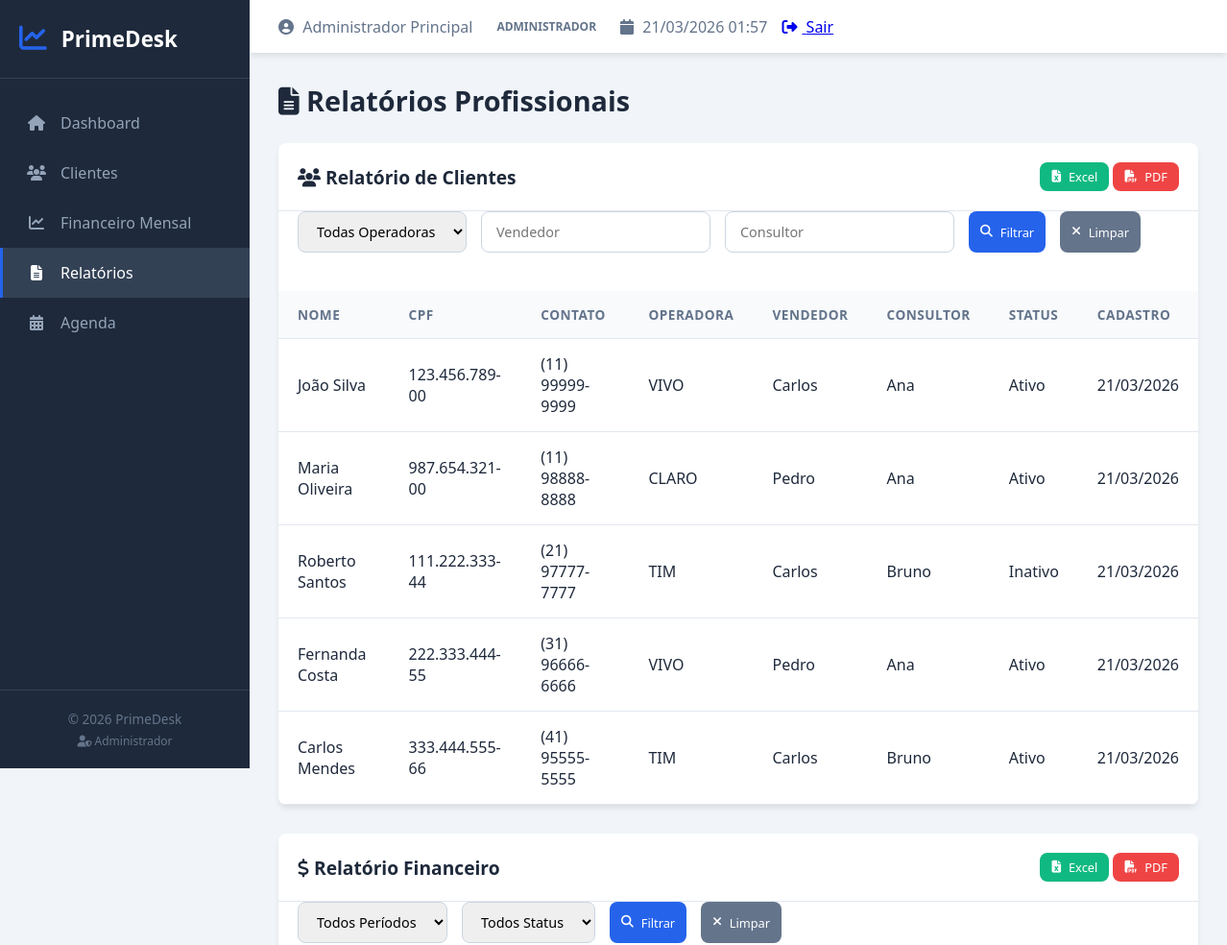
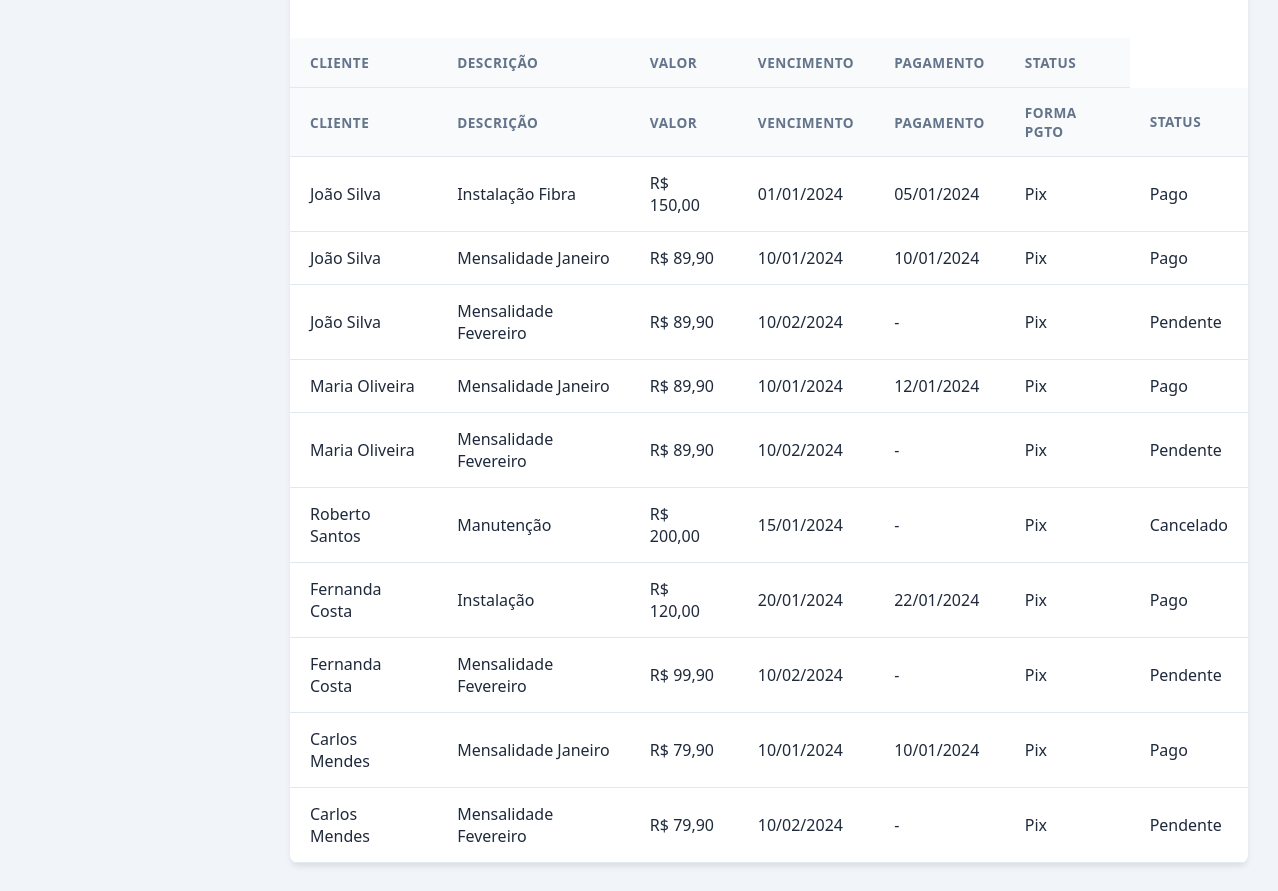
The app's page /index.php?page=relatorios (signed in) with its own data (2 pictures, top to bottom).
### tables this page shows
CREATE TABLE IF NOT EXISTS clientes (
    id INT AUTO_INCREMENT PRIMARY KEY,
    nome VARCHAR(255) NOT NULL,
    cpf VARCHAR(14),
    contato VARCHAR(20),
    email VARCHAR(255),
    nome_mae VARCHAR(255),
    operadora ENUM('TIM', 'VIVO', 'CLARO', 'OUTROS') DEFAULT 'OUTROS',
    senha VARCHAR(255),
    vendedor VARCHAR(100),
    consultor VARCHAR(100),
    observacoes TEXT,
    status ENUM('Ativo', 'Inativo') DEFAULT 'Ativo',
    data_cadastro TIMESTAMP DEFAULT CURRENT_TIMESTAMP
);

CREATE TABLE IF NOT EXISTS financeiro (
    id INT AUTO_INCREMENT PRIMARY KEY,
    cliente_id INT NOT NULL,
    descricao VARCHAR(255) NOT NULL,
    valor DECIMAL(10, 2) NOT NULL,
    data_vencimento DATE NOT NULL,
    data_pagamento DATE DEFAULT NULL,
    status ENUM('Pago', 'Pendente', 'Cancelado') DEFAULT 'Pendente',
    data_criacao TIMESTAMP DEFAULT CURRENT_TIMESTAMP,
    FOREIGN KEY (cliente_id) REFERENCES clientes(id) ON DELETE CASCADE
);

### pages/relatorios.php (the view, shortened to what this page needs)
<?php
$database = new Database();
$conn = $database->getConnection();
$filtroVendedor = isset($_GET['vendedor']) ? $_GET['vendedor'] : '';
$filtroConsultor = isset($_GET['consultor']) ? $_GET['consultor'] : '';
$filtroPeriodo = isset($_GET['periodo']) ? $_GET['periodo'] : 'todos';
$queryClientes = "SELECT * FROM clientes WHERE 1=1";
$paramsClientes = [];
$stmt = $conn->prepare($queryClientes);
$stmt->execute($paramsClientes);
$clientesRelatorio = $stmt->fetchAll();
$queryFin = "SELECT f.*, c.nome as cliente_nome FROM financeiro f
             INNER JOIN clientes c ON f.cliente_id = c.id WHERE 1=1";
$paramsFin = [];
$stmt = $conn->prepare($queryFin);
$stmt->execute($paramsFin);
$financeiroRelatorio = $stmt->fetchAll();
?>
<div class="page-header">
    <h2><i class="fas fa-file-alt"></i> Relatórios Profissionais</h2>
</div>
<div class="table-container">
    <div class="table-header">
        <h3><i class="fas fa-users"></i> Relatório de Clientes</h3>
        <div>
            <button onclick="exportarTabela('tabelaClientes', 'clientes')" class="btn btn-success btn-sm">
                <i class="fas fa-file-excel"></i> Excel
            </button>
            <button onclick="exportarTabela('tabelaClientes', 'clientes', 'pdf')" class="btn btn-danger btn-sm">
                <i class="fas fa-file-pdf"></i> PDF
            </button>
        </div>
    </div>
    <form method="GET" class="filters" style="padding: 0 20px 20px;">
        <select name="operadora">
            <option value="">Todas Operadoras</option>
        </select>
        <input type="text" name="vendedor" placeholder="Vendedor" value="<?php echo htmlspecialchars($filtroVendedor); ?>">
        <input type="text" name="consultor" placeholder="Consultor" value="<?php echo htmlspecialchars($filtroConsultor); ?>">
        <button type="submit" class="btn btn-primary btn-sm">
            <i class="fas fa-search"></i> Filtrar
        </button>
        <a href="index.php?page=relatorios" class="btn btn-secondary btn-sm">
            <i class="fas fa-times"></i> Limpar
        </a>
    </form>
    <table id="tabelaClientes">
        <thead>
            <tr>
                <th>Nome</th>
                <th>CPF</th>
                <th>Contato</th>
                <th>Operadora</th>
                <th>Vendedor</th>
                <th>Consultor</th>
                <th>Status</th>
                <th>Cadastro</th>
            </tr>
        </thead>
        <tbody>
            <?php foreach($clientesRelatorio as $c): ?>
            <tr>
                <td><?php echo htmlspecialchars($c['nome']); ?></td>
                <td><?php echo htmlspecialchars($c['cpf']); ?></td>
                <td><?php echo htmlspecialchars($c['contato']); ?></td>
                <td><?php echo htmlspecialchars($c['operadora']); ?></td>
                <td><?php echo htmlspecialchars($c['vendedor']); ?></td>
                <td><?php echo htmlspecialchars($c['consultor']); ?></td>
                <td><?php echo htmlspecialchars($c['status']); ?></td>
                <td><?php echo date('d/m/Y', strtotime($c['data_cadastro'])); ?></td>
            </tr>
            <?php endforeach; ?>
        </tbody>
    </table>
</div>
<div class="table-container mt-20">
    <div class="table-header">
        <h3><i class="fas fa-dollar-sign"></i> Relatório Financeiro</h3>
        <div>
            <button onclick="exportarTabela('tabelaFinanceiro', 'financeiro')" class="btn btn-success btn-sm">
                <i class="fas fa-file-excel"></i> Excel
            </button>
            <button onclick="exportarTabela('tabelaFinanceiro', 'financeiro', 'pdf')" class="btn btn-danger btn-sm">
                <i class="fas fa-file-pdf"></i> PDF
            </button>
        </div>
    </div>
    <form method="GET" class="filters" style="padding: 0 20px 20px;">
        <select name="periodo">
            <option value="todos" <?php echo ($filtroPeriodo == 'todos') ? 'selected' : ''; ?>>Todos Períodos</option>
        </select>
        <select name="status_fin">
            <option value="">Todos Status</option>
        </select>
        <button type="submit" class="btn btn-primary btn-sm">
            <i class="fas fa-search"></i> Filtrar
        </button>
        <a href="index.php?page=relatorios" class="btn btn-secondary btn-sm">
            <i class="fas fa-times"></i> Limpar
        </a>
    </form>
    <table id="tabelaFinanceiro">
        <thead>
            <tr>
                <th>Cliente</th>
                <th>Descrição</th>
                <th>Valor</th>
                <th>Vencimento</th>
                <th>Pagamento</th>
                <th>Status</th>
            </tr>
<thead>
    <tr>
        <th>Cliente</th>
        <th>Descrição</th>
        <th>Valor</th>
        <th>Vencimento</th>
        <th>Pagamento</th>
        <th>Forma Pgto</th>
        <th>Status</th>
    </tr>
</thead>
<tbody>
    <?php foreach($financeiroRelatorio as $f): ?>
    <tr>
        <td><?php echo htmlspecialchars($f['cliente_nome']); ?></td>
        <td><?php echo htmlspecialchars($f['descricao']); ?></td>
        <td>R$ <?php echo number_format($f['valor'], 2, ',', '.'); ?></td>
        <td><?php echo date('d/m/Y', strtotime($f['data_vencimento'])); ?></td>
        <td><?php echo $f['data_pagamento'] ? date('d/m/Y', strtotime($f['data_pagamento'])) : '-'; ?></td>
        <td><?php echo isset($f['forma_pagamento']) ? htmlspecialchars($f['forma_pagamento']) : '-'; ?></td>
        <td><?php echo htmlspecialchars($f['status']); ?></td>
    </tr>
    <?php endforeach; ?>
</tbody>
    </table>
</div>

### includes/header.php (shortened to what this page needs)
<?php
$page = isset($_GET['page']) ? $_GET['page'] : 'dashboard';
?>
<!DOCTYPE html>
<html lang="pt-br">
<head>
    <link rel="stylesheet" href="assets/css/style.css">
    <link rel="stylesheet" href="https://cdnjs.cloudflare.com/ajax/libs/font-awesome/6.4.0/css/all.min.css">
</head>
<body>
    <?php include 'includes/sidebar.php'; ?>
    <div class="main-content">
        <div class="top-bar">
            <div class="user-info">
                <span><i class="fas fa-user-circle"></i> <?php echo htmlspecialchars($_SESSION['usuario_nome']); ?></span>
                <span class="badge <?php echo ($_SESSION['usuario_nivel'] === 'Administrador') ? 'badge-admin' : 'badge-funcionario'; ?>">
                    <?php echo strtoupper($_SESSION['usuario_nivel']); ?>
                </span>
                <span class="date"><i class="fas fa-calendar"></i> <?php echo date('d/m/Y H:i'); ?></span>
                <a href="logout.php" class="btn-sair" title="Sair do Sistema">
                    <i class="fas fa-sign-out-alt"></i> Sair
                </a>
            </div>
        </div>
        <div class="content-area">

### includes/sidebar.php
<?php
$usuarioNivel = $_SESSION['usuario_nivel'] ?? 'Funcionario';
?>
<div class="sidebar" id="sidebar">
    <div class="sidebar-header">
        <i class="fas fa-chart-line"></i>
        <h2>PrimeDesk</h2>
    </div>
    <ul class="sidebar-menu">
        <li>
            <a href="index.php?page=dashboard" class="<?php echo ($page == 'dashboard') ? 'active' : ''; ?>">
                <i class="fas fa-home"></i>
                <span>Dashboard</span>
            </a>
        </li>
        <li>
            <a href="index.php?page=clientes" class="<?php echo in_array($page, ['clientes', 'cadastrar_cliente', 'editar_cliente', 'visualizar_cliente']) ? 'active' : ''; ?>">
                <i class="fas fa-users"></i>
                <span>Clientes</span>
            </a>
        </li>
        <li>
            <a href="index.php?page=financeiro_mensal" class="<?php echo ($page == 'financeiro_mensal') ? 'active' : ''; ?>">
                <i class="fas fa-chart-line"></i>
                <span>Financeiro Mensal</span>
            </a>
        </li>
        <?php if ($usuarioNivel === 'Administrador'): ?>
        <li>
            <a href="index.php?page=relatorios" class="<?php echo ($page == 'relatorios') ? 'active' : ''; ?>">
                <i class="fas fa-file-alt"></i>
                <span>Relatórios</span>
            </a>
        </li>
        <li>
    <a href="index.php?page=agenda" class="<?php echo ($page == 'agenda') ? 'active' : ''; ?>">
        <i class="fas fa-calendar-alt"></i>
        <span>Agenda</span>
    </a>
</li>
        <?php endif; ?>
    </ul>
    <div class="sidebar-footer">
        <p>&copy; 2026 PrimeDesk</p>
        <p style="font-size: 0.75rem; color: #64748b; margin-top: 5px;">
            <i class="fas fa-user-shield"></i> <?php echo $usuarioNivel; ?>
        </p>
    </div>
</div>

### index.php (shortened to what this page needs)
<?php
include 'includes/header.php';
switch($page) {
    case 'relatorios':
        include 'pages/relatorios.php';
        break;
}
include 'includes/footer.php';
?>

### includes/footer.php (shortened to what this page needs)
        </div>
    </div>
</body>
</html>

### assets/css/style.css (style rules this page uses)
:root { --primary-color: #2563eb; --primary-dark: #1d4ed8; --secondary-color: #64748b; --bg-color: #f1f5f9; --sidebar-bg: #1e293b; --sidebar-hover: #334155; --text-color: #1e293b; --text-light: #64748b; --white: #ffffff; --success: #10b981; --success-light: #d1fae5; --warning: #f59e0b; --warning-light: #fef3c7; --danger: #ef4444; --danger-light: #fee2e2; --shadow: 0 4px 6px -1px rgba(0, 0, 0, 0.1); --shadow-lg: 0 10px 15px -3px rgba(0, 0, 0, 0.1); --border-radius: 8px; --transition: all 0.3s ease; }
* { margin: 0; padding: 0; box-sizing: border-box; font-family: 'Segoe UI', Tahoma, Geneva, Verdana, sans-serif; }
body { background-color: var(--bg-color); color: var(--text-color); display: flex; min-height: 100vh; }
.sidebar { width: 260px; background-color: var(--sidebar-bg); color: var(--white); display: flex; flex-direction: column; position: fixed; height: 100vh; transition: var(--transition); z-index: 1000; }
.sidebar-header { padding: 25px 20px; display: flex; align-items: center; gap: 15px; border-bottom: 1px solid var(--sidebar-hover); }
.sidebar-header i { font-size: 1.8rem; color: var(--primary-color); }
.sidebar-header h2 { font-size: 1.4rem; font-weight: 700; }
.sidebar-menu { list-style: none; padding: 20px 0; flex: 1; }
.sidebar-menu li a { display: flex; align-items: center; gap: 15px; padding: 15px 25px; color: #94a3b8; text-decoration: none; transition: var(--transition); border-left: 3px solid transparent; }
.sidebar-menu li a:hover, .sidebar-menu li a.active { background-color: var(--sidebar-hover); color: var(--white); border-left-color: var(--primary-color); }
.sidebar-menu li a i { width: 20px; text-align: center; }
.sidebar-footer { padding: 20px; text-align: center; border-top: 1px solid var(--sidebar-hover); font-size: 0.85rem; color: #64748b; }
.main-content { flex: 1; margin-left: 260px; display: flex; flex-direction: column; transition: var(--transition); }
.top-bar { background: var(--white); padding: 15px 30px; box-shadow: var(--shadow); display: flex; justify-content: space-between; align-items: center; position: sticky; top: 0; z-index: 999; }
.user-info { display: flex; align-items: center; gap: 20px; color: var(--text-light); }
.user-info i { margin-right: 5px; }
.content-area { padding: 30px; flex: 1; }
.table-container { background: var(--white); border-radius: var(--border-radius); box-shadow: var(--shadow); overflow: hidden; margin-bottom: 30px; }
.table-header { padding: 20px; border-bottom: 1px solid #e2e8f0; display: flex; justify-content: space-between; align-items: center; flex-wrap: wrap; gap: 15px; }
.table-header h3 { font-size: 1.2rem; color: var(--text-color); }
table { width: 100%; border-collapse: collapse; }
thead { background-color: #f8fafc; }
th, td { padding: 15px 20px; text-align: left; border-bottom: 1px solid #e2e8f0; }
th { font-weight: 600; font-size: 0.85rem; text-transform: uppercase; letter-spacing: 0.5px; color: var(--text-light); }
.btn { padding: 10px 20px; border: none; border-radius: var(--border-radius); cursor: pointer; font-weight: 500; font-size: 0.9rem; transition: var(--transition); text-decoration: none; display: inline-flex; align-items: center; gap: 8px; justify-content: center; }
.btn-primary { background-color: var(--primary-color); color: var(--white); }
.btn-secondary { background-color: var(--secondary-color); color: var(--white); }
.btn-success { background-color: var(--success); color: var(--white); }
.btn-danger { background-color: var(--danger); color: var(--white); }
.btn-sm { padding: 6px 12px; font-size: 0.8rem; }
.badge { padding: 5px 12px; border-radius: 20px; font-size: 0.75rem; font-weight: 600; text-transform: uppercase; }
.page-header { display: flex; justify-content: space-between; align-items: center; margin-bottom: 25px; flex-wrap: wrap; gap: 15px; }
.page-header h2 { font-size: 1.8rem; color: var(--text-color); }
.filters { display: flex; gap: 15px; flex-wrap: wrap; margin-bottom: 20px; }
.filters input, .filters select { padding: 10px 15px; border: 1px solid #cbd5e1; border-radius: var(--border-radius); font-size: 0.9rem; }
.mt-20 { margin-top: 20px; }
.user-info { display: flex; align-items: center; gap: 15px; }
.user-info .badge { font-size: 0.75rem; padding: 4px 10px; }

### records on screen
clientes: nome "João Silva", cpf "123.456.789-00", contato "(11) 99999-9999", operadora "VIVO", vendedor "Carlos", consultor "Ana", status "Ativo", data_cadastro "21/03/2026"
clientes: nome "Maria Oliveira", cpf "987.654.321-00", contato "(11) 98888-8888", operadora "CLARO", vendedor "Pedro", consultor "Ana", status "Ativo", data_cadastro "21/03/2026"
clientes: nome "Roberto Santos", cpf "111.222.333-44", contato "(21) 97777-7777", operadora "TIM", vendedor "Carlos", consultor "Bruno", status "Inativo", data_cadastro "21/03/2026"
clientes: nome "Fernanda Costa", cpf "222.333.444-55", contato "(31) 96666-6666", operadora "VIVO", vendedor "Pedro", consultor "Ana", status "Ativo", data_cadastro "21/03/2026"
clientes: nome "Carlos Mendes", cpf "333.444.555-66", contato "(41) 95555-5555", operadora "TIM", vendedor "Carlos", consultor "Bruno", status "Ativo", data_cadastro "21/03/2026"
financeiro: cliente.nome "João Silva", descricao "Instalação Fibra", valor "150,00", data_vencimento "01/01/2024", data_pagamento "05/01/2024", forma_pagamento "Pix", status "Pago"
financeiro: cliente.nome "João Silva", descricao "Mensalidade Janeiro", valor "89,90", data_vencimento "10/01/2024", data_pagamento "10/01/2024", forma_pagamento "Pix", status "Pago"
financeiro: cliente.nome "João Silva", descricao "Mensalidade Fevereiro", valor "89,90", data_vencimento "10/02/2024", forma_pagamento "Pix", status "Pendente"
financeiro: cliente.nome "Maria Oliveira", descricao "Mensalidade Janeiro", valor "89,90", data_vencimento "10/01/2024", data_pagamento "12/01/2024", forma_pagamento "Pix", status "Pago"
financeiro: cliente.nome "Maria Oliveira", descricao "Mensalidade Fevereiro", valor "89,90", data_vencimento "10/02/2024", forma_pagamento "Pix", status "Pendente"
financeiro: cliente.nome "Roberto Santos", descricao "Manutenção", valor "200,00", data_vencimento "15/01/2024", forma_pagamento "Pix", status "Cancelado"
financeiro: cliente.nome "Fernanda Costa", descricao "Instalação", valor "120,00", data_vencimento "20/01/2024", data_pagamento "22/01/2024", forma_pagamento "Pix", status "Pago"
financeiro: cliente.nome "Fernanda Costa", descricao "Mensalidade Fevereiro", valor "99,90", data_vencimento "10/02/2024", forma_pagamento "Pix", status "Pendente"
financeiro: cliente.nome "Carlos Mendes", descricao "Mensalidade Janeiro", valor "79,90", data_vencimento "10/01/2024", data_pagamento "10/01/2024", forma_pagamento "Pix", status "Pago"
financeiro: cliente.nome "Carlos Mendes", descricao "Mensalidade Fevereiro", valor "79,90", data_vencimento "10/02/2024", forma_pagamento "Pix", status "Pendente"

### other values on screen
$usuarioNivel "Administrador"
$_SESSION['usuario_nome'] "Administrador Principal"
$_SESSION['usuario_nivel'] "ADMINISTRADOR"
